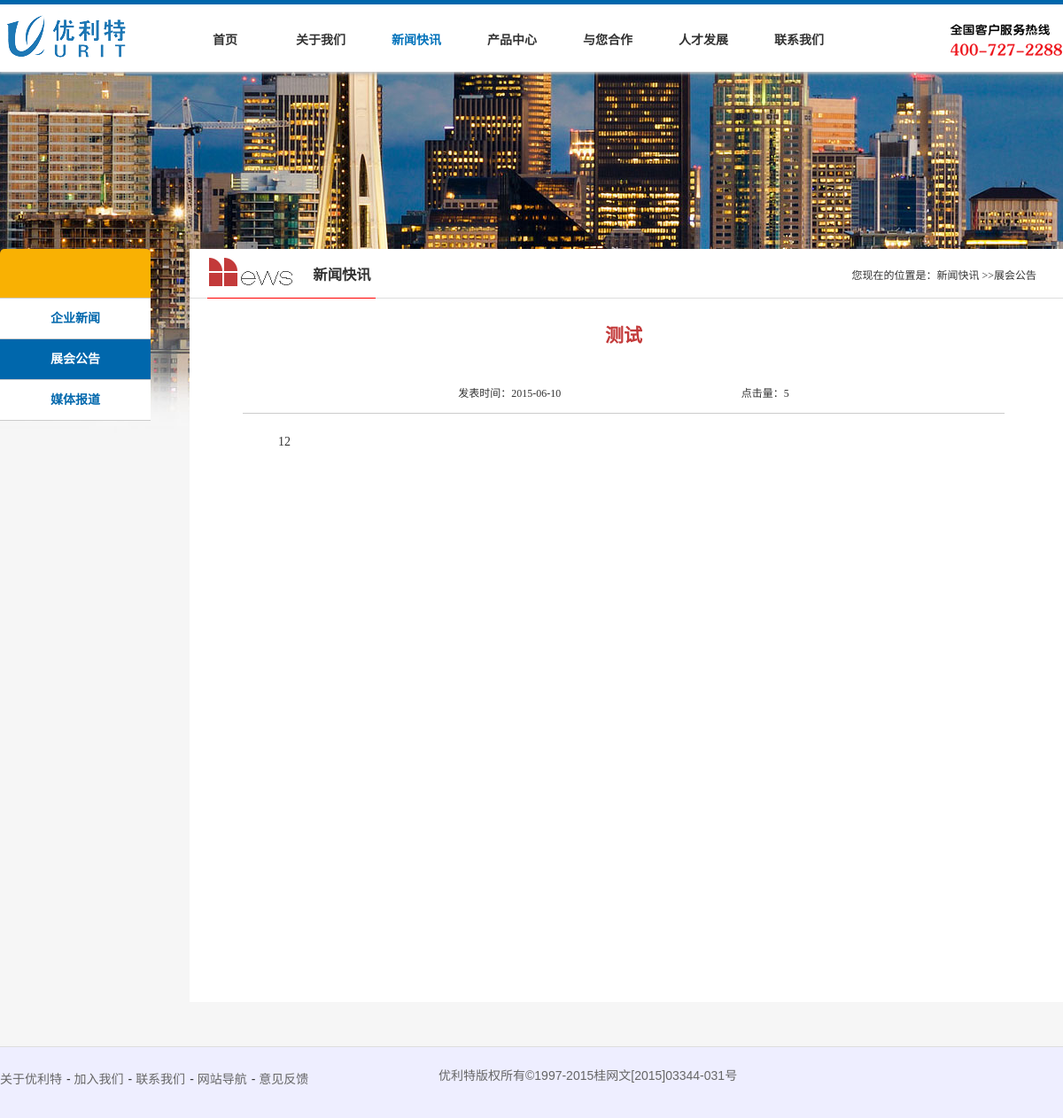
Page /News/newView2.php?id=10 on the committed database.
### tables this page shows
CREATE TABLE IF NOT EXISTS `new2` (
  `id` int(11) NOT NULL AUTO_INCREMENT,
  `title` varchar(100) NOT NULL,
  `dates` date NOT NULL,
  `content` text NOT NULL,
  `click` int(11) NOT NULL,
  PRIMARY KEY (`id`)
);

### News/newView2.php (the view, shortened to what this page needs)
<!DOCTYPE html>
<html lang="zh-CN">
<head>
	<link rel="stylesheet" media="all" type="text/css" href="../styles/layout.css">
	<link rel="stylesheet" media="all" type="text/css" href="../styles/news.css">
</head>
<body>
	<div id="content" class="newsbg">
		<div class="container">
			<div class="main">
				<div class="title">
					<div class="news-title-choose title-choose">
						<h3><img src="../images/12_03.png" alt="news">新闻快讯</h3>
					</div>
					<span class="position">您现在的位置是：<span class="position1">新闻快讯</span> &gt;&gt;<span class="position2">展会公告</span></span>
				</div>
					<div class="news-box maintext view1">
						<?php
						if(!empty($_GET['id'])){
							$sql = "SELECT * FROM `new2` WHERE `id`='".$_GET['id']."'";
							$query = mysql_query($sql);
							$rs = mysql_fetch_array($query);
						}
					?>
						<h2><?php echo $rs['title'] ?></h2>
						<p class="newstime">
							<span>发表时间：<?php echo $rs['dates'] ?></span>
							<span>点击量：<?php echo $rs['click'] ?></span>
						</p>
						<div class="newsview">
							<?php echo $rs['content'] ?>
					</div>
					</div>
			</div>
		</div>
	</div>
</body>
</html>

### styles/layout.css (style rules this page uses)
body { font: normal 14px/24px SimSun, "Microsoft YaHei",arial,sans-serif; text-align: center; color: #333; background-color: #f6f6f6; }
* { padding: 0; margin: 0; }
img { border: none; }
ul, li { list-style-type: none; }
a { text-decoration: none; }
#header { position: relative; z-index: 9999; width: 100%; height: 76px; background-color: #fff; border-top: 5px solid #0067ac; box-shadow: 0 1px 3px 1px #ccc; }
.innerhead { position: relative; margin-left: auto; margin-right: auto; width: 1200px; height: 76px; }
.logo { position: absolute; top: 6px; left: 0px; }
.mainNav { z-index: 100; }
.navigation { position: absolute; top: 28px; left: 200px; }
.navigation li { float: left; }
.navigation li a { display: block; width: 108px; height: 30px; font-size: 14px; font-weight: 700; color: #333; }
.mainNav li a.navclick { color: #0473BB; }
.tel { position: absolute; top: 18px; left: 1068px; }
#content { padding-top: 200px; width: 100%; height: 610px; overflow: hidden; }
.newsbg { background:url(../images/11_03.jpg) no-repeat top #f6f6f6; }
#content .container { margin-left: auto; margin-right: auto; width: 1200px; height: 680px; overflow: hidden; }
.main { float: right; margin-left: auto; margin-right: auto; width: 986px; height: auto; background-color: #fff; font-family: "Microsoft YaHei" !important; }
.main .title { height: 55px; border-bottom: 1px solid #ddd; line-height: 60px; padding-left: 20px; padding-right: 30px; }
.title-choose { float: left; width: 235px; height: 55px; border-bottom: 1px solid red; overflow: hidden; }
.main .title h3 { font-family: "Microsoft YaHei" !important; }
.main .title img { float: left; padding-top: 10px; }
.main .title .position { float: right; font-size: 12px; }
.maintext p { margin-bottom: 6px; padding: 0 20px; }
.sidebar { float: left; width: 170px; z-index: 99; }
.sidebar li { border-bottom: 1px solid #ccc; }
.sidebar li.sidebar-color { height: 55px; background-color: #f9b103; margin-bottom: 0; -web-kit-border-top-left-radius: 5px; -moz-border-top-left-radius: 5px; -ms-border-top-left-radius: 5px; border-top-left-radius: 5px; -web-kit-border-top-right-radius: 5px; -moz-border-top-right-radius: 5px; -ms-border-top-right-radius: 5px; border-top-right-radius: 5px; }
.sidebar li a { display: block; height: 45px; width: 170px; background: #fff; text-align: center; line-height: 45px; color: #0067AC; font-weight: 700; }
.sidebar li.sidebar-click a { color: #fff; background-color: #0067ac; }
.footer { margin-top: 20px; width: 100%; height: 80px; text-align: left; border-top: 1px solid #ddd; background-color: #eef; }
.footer-box { margin: 0 auto; width: 1200px; }
.footer-box ul { float: left; margin-top: 24px; width: 400px; }
.footer-box a { color: #666; }
.footer-box span { padding-left: 5px; }
.footer-box blockquote { float:left; margin-left: 95px; margin-top: 20px; color: #666; }

### styles/news.css (style rules this page uses)
#content { height: 880px !important; }
#content .container { height: 850px !important; }
.news-title-choose { width: 190px; }
.news-box { margin: 30px 60px; width: 860px; min-height: 780px; overflow: hidden; font-family: "Microsoft YaHei" !important; }
.news-box p { padding: 0; }
.view1 { width: 860px; }
.view1 h2 { height: 65px; color: #C33A3A; }
.view1 .newstime { margin-bottom: 20px; padding-bottom: 10px; border-bottom: 1px solid #ccc; }
.view1 .newstime span { margin: 0 100px; font-size: 12px; }
.view1 .newsview { margin-left: 40px; width: 780px; text-align: left; }

### rows in the picture
new2: title "测试", dates "2015-06-10", click "5", content "12"
